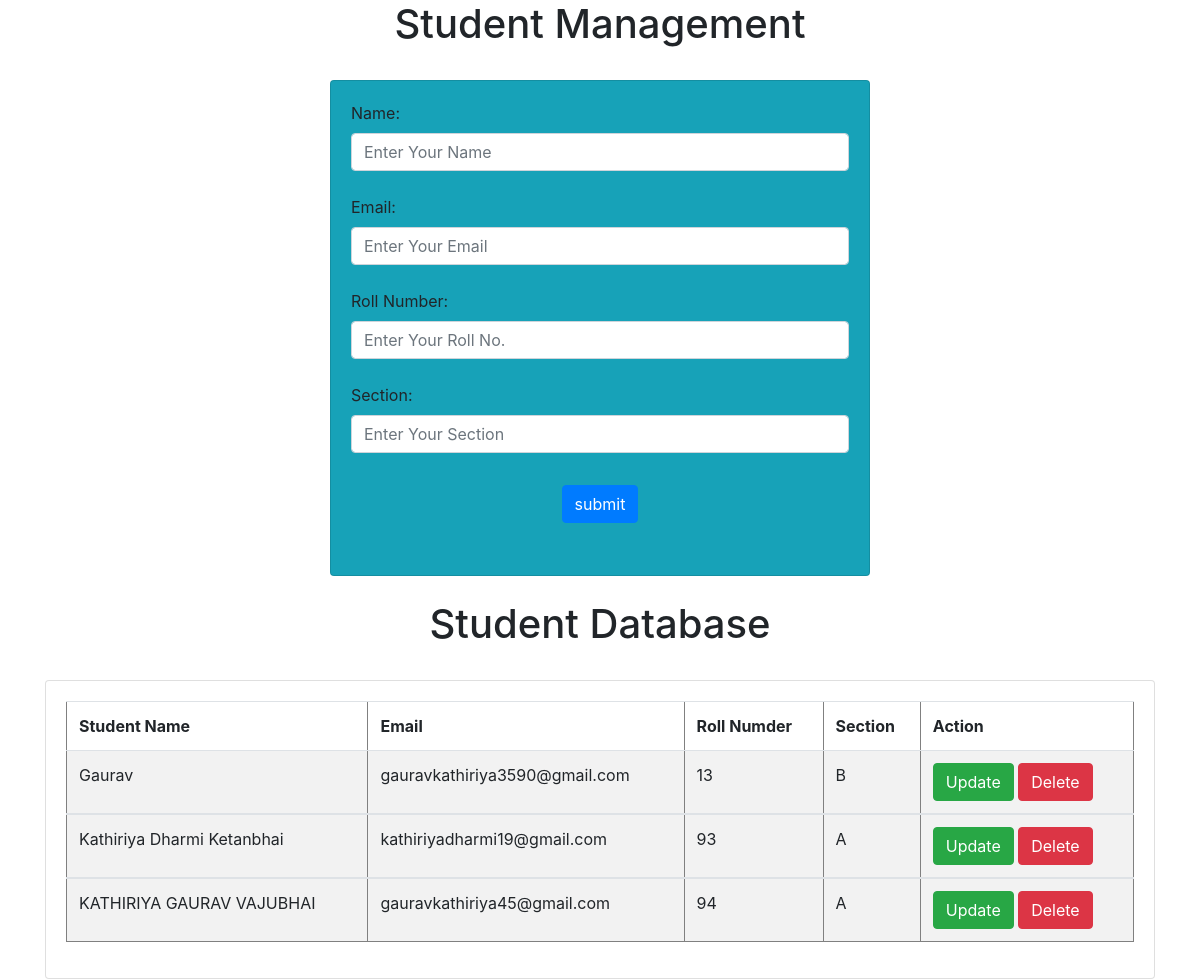
The page / on the database its author committed.
### app/models.py (models this page shows)
class Student(models.Model):
    name = models.CharField(max_length = 255)
    email = models.EmailField()
    roll_number = models.IntegerField()
    section = models.CharField(max_length = 3)

### app/views.py (the view, shortened to what this page needs)
# urls.py: path('',views.create,name='create'),
def create(request):
    data = Student.objects.all()
    return render(request,'index.html',{'data':data})

### app/templates/index.html (shortened to what this page needs)
<!doctype html>
<html lang="en">
<head>
    <link rel="stylesheet" href="https://cdn.jsdelivr.net/npm/bootstrap@4.0.0/dist/css/bootstrap.min.css"
>
</head>
<body>
    <div class="class text-center">
        <h1>Student Management</h1>
    </div>
    <br>
    <div class="container">
        <div class="row">
            <div class="col-md-6 offset-md-3">
                <div class="card bg-info">
                    <div class="card-body">
                        <form method="POST">
                            <div class="md-3">
                                <label>Name:</label>
                                <input type="text" name="name" placeholder="Enter Your Name" class="form-control"
                                    value="{{dataget.name}}">
                            </div><br>
                            <div class="md-3">
                                <label>Email:</label>
                                <input type="text" name="email" placeholder="Enter Your Email" class="form-control"
                                    value="{{dataget.email}}">
                            </div><br>
                            <div class="md-3">
                                <label>Roll Number:</label>
                                <input type="text" name="roll" placeholder="Enter Your Roll No." class="form-control"
                                    value="{{dataget.roll_number}}">
                            </div><br>
                            <div class="md-3">
                                <label>Section:</label>
                                <input type="text" name="section" placeholder="Enter Your Section" class="form-control"
                                    value="{{dataget.section}}">
                            </div><br>
                            <div class="container text-center my-2">
                                <button type="submit" class="btn btn-primary">submit</button>
                            </div>
                            <br>
                        </form>
                    </div>
                </div>
            </div>
        </div>
    </div>
    <br>
    <div class="class text-center">
        <h1>Student Database</h1>
    </div>
    <br>
    <div class="container">
        <div class="row">
            <div class="col-md-12">
                <div class="card ">
                    <div class="card-body">
                        <table border="1" class="table table-striped">
                            <thead class="font-weight-bold">
                                <tr>
                                    <td>Student Name</td>
                                    <td>Email</td>
                                    <td>Roll Numder</td>
                                    <td>Section</td>
                                    <td>Action</td>
                                </tr>
                            </thead>
                            {% for i in data %}
                            <tbody class="font-weight-normal">
                                <tr>
                                    <td>{{i.name}}</td>
                                    <td>{{i.email}}</td>
                                    <td>{{i.roll_number}}</td>
                                    <td>{{i.section}}</td>
                                    <td><a href="{% url 'update' i.id %}" class="btn btn-success md-sm">Update</a>
                                        <a href="{% url 'delete' i.id %}" class="btn btn-danger md-sm">Delete</a>
                                    </td>
                                </tr>
                            </tbody>
                            {% endfor %}
                        </table>
                    </div>
                </div>
            </div>
        </div>
    </div>
</body>
</html>

### rows shown on the page
Student: name "Gaurav", email "gauravkathiriya3590@gmail.com", roll_number "13", section "B"
Student: name "Kathiriya Dharmi Ketanbhai", email "kathiriyadharmi19@gmail.com", roll_number "93", section "A"
Student: name "KATHIRIYA GAURAV VAJUBHAI", email "gauravkathiriya45@gmail.com", roll_number "94", section "A"
